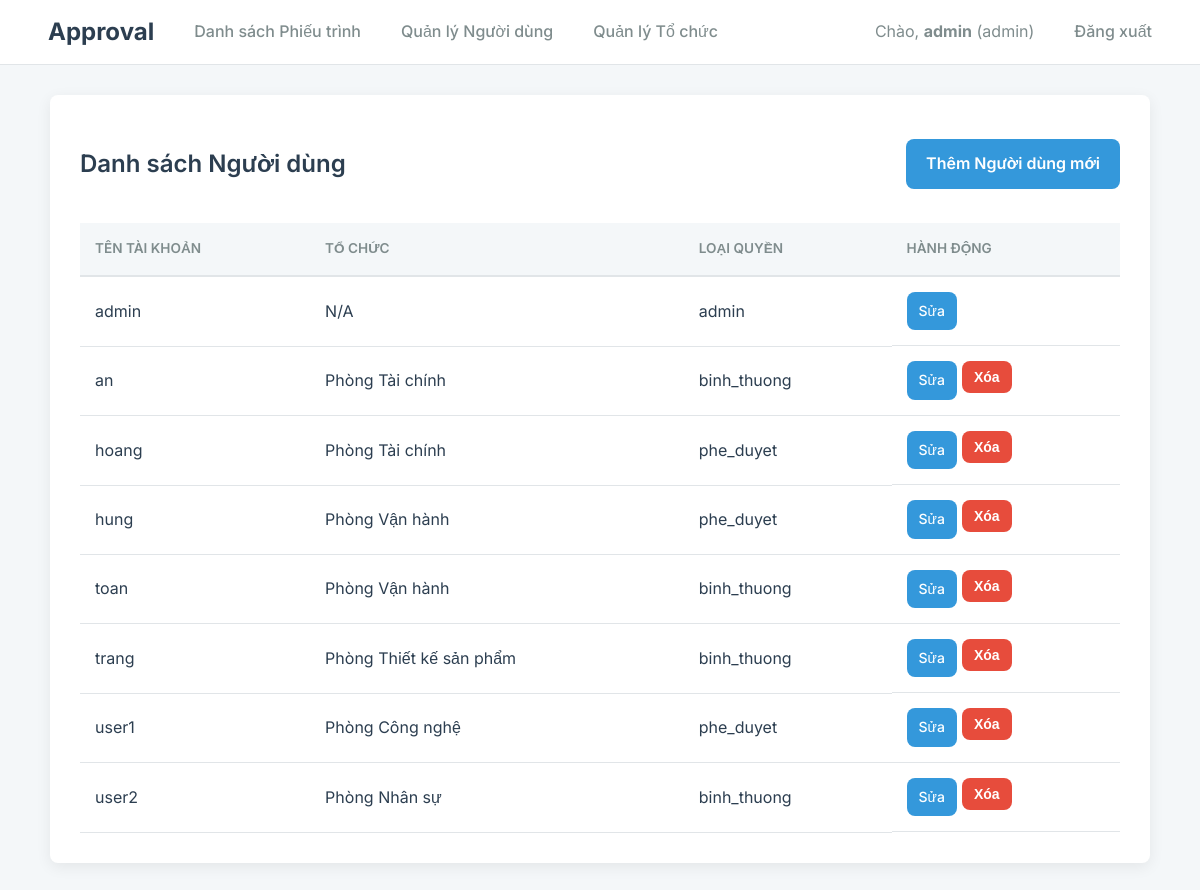
Page /admin/users (signed in) on the committed database.
### tables this page shows
CREATE TABLE users (
    id INTEGER PRIMARY KEY AUTOINCREMENT,
    username TEXT NOT NULL UNIQUE,
    password TEXT NOT NULL,
    organization_id INTEGER,
    notes TEXT,
    role TEXT NOT NULL,
    FOREIGN KEY (organization_id) REFERENCES organizations (id)
);

CREATE TABLE organizations (
    id INTEGER PRIMARY KEY AUTOINCREMENT,
    name TEXT NOT NULL UNIQUE
);

### app.py (the view)
@app.route('/admin/users')
@login_required
@admin_required
def quan_ly_nguoi_dung():
    db = get_db()
    users = db.execute('''
        SELECT u.id, u.username, u.role, o.name as org_name
        FROM users u
        LEFT JOIN organizations o ON u.organization_id = o.id
        ORDER BY u.username
    ''').fetchall()
    return render_template('quan_ly_nguoi_dung.html', users=users)

### app.py (called while the page is built)
def get_db():
    db = getattr(g, '_database', None)
    if db is None:
        db = g._database = sqlite3.connect(DATABASE)
        db.row_factory = sqlite3.Row # Giúp truy cập cột bằng tên
    return db

@app.teardown_appcontext
def close_connection(exception):
    db = getattr(g, '_database', None)
    if db is not None:
        db.close()

def login_required(f):
    @wraps(f)
    def decorated_function(*args, **kwargs):
        if 'user_id' not in session:
            return redirect(url_for('login'))
        return f(*args, **kwargs)
    return decorated_function

def admin_required(f):
    @wraps(f)
    def decorated_function(*args, **kwargs):
        if 'role' not in session or session['role'] != 'admin':
            flash('Bạn không có quyền truy cập trang này!', 'danger')
            return redirect(url_for('index'))
        return f(*args, **kwargs)
    return decorated_function

### templates/quan_ly_nguoi_dung.html (shortened to what this page needs)
{% extends "base.html" %}
{% block content %}
    <div style="display: flex; justify-content: space-between; align-items: center;">
        <h2>Danh sách Người dùng</h2>
        <a href="{{ url_for('edit_user', id=0) }}" class="btn btn-primary">Thêm Người dùng mới</a>
    </div>
    <table class="table">
        <thead>
            <tr>
                <th>Tên tài khoản</th>
                <th>Tổ chức</th>
                <th>Loại quyền</th>
                <th>Hành động</th>
            </tr>
        </thead>
        <tbody>
            {% for user in users %}
            <tr>
                <td>{{ user.username }}</td>
                <td>{{ user.org_name or 'N/A' }}</td>
                <td>{{ user.role }}</td>
                <td style="display: flex; gap: 5px;">
                    <a href="{{ url_for('edit_user', id=user.id) }}" class="btn btn-sm btn-primary">Sửa</a>
                    {% if user.username != 'admin' %}
                    <form action="{{ url_for('delete_user', id=user.id) }}" method="post" onsubmit="return confirm('Bạn có chắc chắn muốn xóa người dùng này?');" style="margin:0;">
                        <button type="submit" class="btn btn-sm btn-danger">Xóa</button>
                    </form>
                    {% endif %}
                </td>
            </tr>
            {% endfor %}
        </tbody>
    </table>
{% endblock %}

### static/css/style.css (style rules this page uses)
:root { --primary-color: #3498db; --primary-hover: #2980b9; --success-color: #2ecc71; --danger-color: #e74c3c; --warning-color: #f39c12; --secondary-color: #95a5a6; --background-color: #f4f7f9; --surface-color: #ffffff; --text-color: #2c3e50; --text-secondary-color: #7f8c8d; --border-color: #e1e5e8; --font-family: 'Inter', sans-serif; --border-radius: 8px; --box-shadow: 0 4px 15px rgba(0, 0, 0, 0.07); --transition-speed: 0.2s ease; }
*, *::before, *::after { box-sizing: border-box; }
html { scroll-behavior: smooth; }
body { font-family: var(--font-family); background-color: var(--background-color); color: var(--text-color); margin: 0; line-height: 1.6; -webkit-font-smoothing: antialiased; -moz-osx-font-smoothing: grayscale; }
h1, h2, h3, h4 { color: var(--text-color); font-weight: 600; }
a { color: var(--primary-color); text-decoration: none; transition: color var(--transition-speed); }
.btn { padding: 12px 20px; font-size: 1rem; font-weight: 600; border: none; border-radius: var(--border-radius); cursor: pointer; text-decoration: none; display: inline-block; text-align: center; color: white; transition: background-color var(--transition-speed), transform var(--transition-speed), box-shadow var(--transition-speed); }
.btn-primary { background-color: var(--primary-color); }
.btn-danger { background-color: var(--danger-color); }
.btn-sm { font-size: 0.875rem; padding: 8px 12px; }
.table { width: 100%; border-collapse: collapse; margin-top: 20px; }
.table th, .table td { padding: 15px; text-align: left; border-bottom: 1px solid var(--border-color); }
.table thead th { background-color: var(--background-color); font-weight: 600; color: var(--text-secondary-color); text-transform: uppercase; font-size: 0.85em; border-bottom-width: 2px; }
.table tbody tr { transition: background-color var(--transition-speed); }
.table td a { font-weight: 500; }

### rows in the picture
users: username "admin", org_name "N/A", role "admin"
users: username "an", name "Phòng Tài chính", role "binh_thuong"
users: username "hoang", name "Phòng Tài chính", role "phe_duyet"
users: username "hung", name "Phòng Vận hành", role "phe_duyet"
users: username "toan", name "Phòng Vận hành", role "binh_thuong"
users: username "trang", name "Phòng Thiết kế sản phẩm", role "binh_thuong"
users: username "user1", name "Phòng Công nghệ", role "phe_duyet"
users: username "user2", name "Phòng Nhân sự", role "binh_thuong"

### other values in the picture
{{ session['username'] }} "admin"
{{ session['role'] }} "admin"
